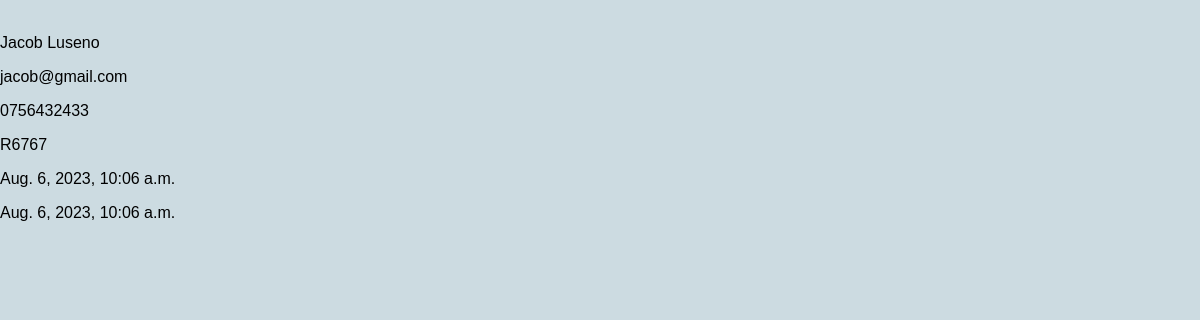
The app's page /vendor/vendor/2/ with its own data.
### vendor/models.py (models this page shows)
class Vendor(models.Model):
    name = models.CharField(max_length=100)
    email = models.EmailField()
    phone = models.CharField(max_length=20)
    address = models.CharField(max_length=200)
    created_at = models.DateTimeField(auto_now_add=True)
    updated_at = models.DateTimeField(auto_now=True)

### vendor/views.py (the view)
# urls.py: path("vendor/<int:id>/",vendor_detail, name="vendor_detail_view"),
def vendor_detail(request,id):
    vendor = Vendor.objects.get(id=id)
    return render(request,"vendor/vendor_details.html", {"vendor":vendor})

### templates/vendor/vendor_details.html (shortened to what this page needs)
<!DOCTYPE html>
<html lang="en">
<head>
</head>
<body>
    <div>
        <p class="vendor-title"> {{vendor.name}}</p>
        <p> {{vendor.email}}</p>
        <p> {{vendor.phone}}</p>
        <p> {{vendor.address}}</p>
        <p> {{vendor.created_at}}</p>
        <p> {{vendor.updated_at}}</p>
    </div>
</body>
</html>

### templates/vendor/vendor_details.html (style rules this page uses)
body { background-color:#ccdbe1 ; font-family: Arial, sans-serif; margin: 0; padding: 0; }

### records on screen
Vendor: name "Jacob Luseno", email "jacob@gmail.com", phone "0756432433", address "R6767", created_at "Aug. 6, 2023, 10:06 a.m.", updated_at "Aug. 6, 2023, 10:06 a.m."
